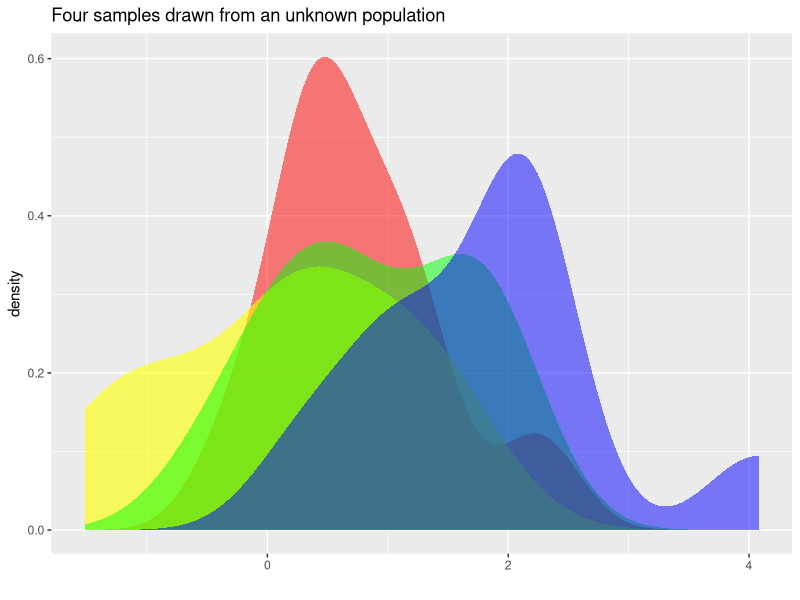
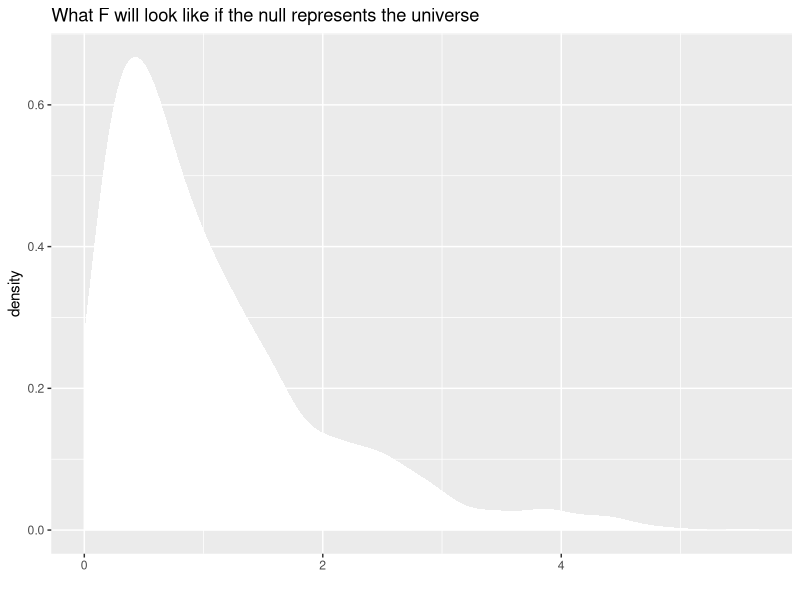
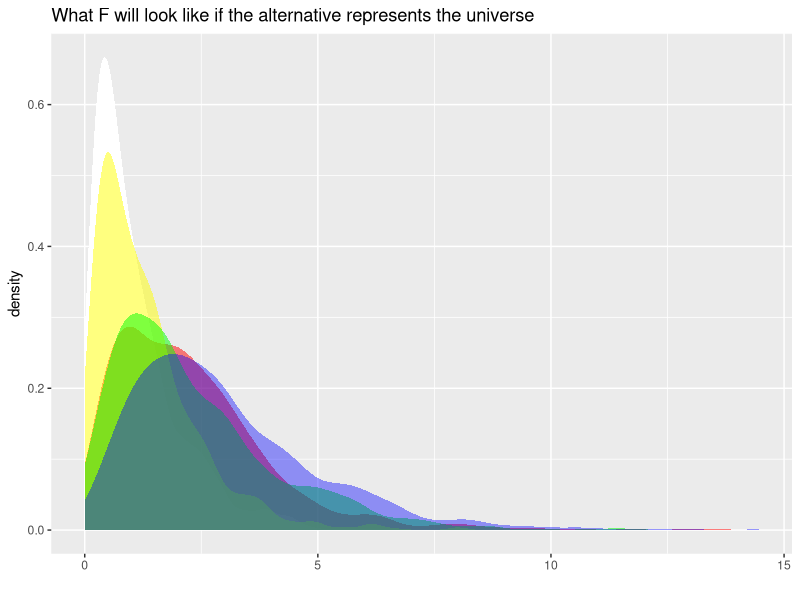

Write R code to recreate these figures, in order.
## ---- chunk 1
options(warn = -1)
library(ggplot2)
data <- data.frame(sample.1 = rnorm(n = 10, mean = 0), 
                   sample.2 = rnorm(n = 10, mean = 0), 
                   sample.3 = rnorm(n = 10, mean = 0.5), 
                   sample.4 = rnorm(n = 10, mean = 2))
distributions <- data.frame(dist.null = rf(1000,3,36), 
                   dist.1 = rf(1000,3,36,ncp = round(mean(data$sample.1)/(sd(data$sample.1)/sqrt(10)),4)), 
                   dist.2 = rf(1000,3,36,ncp = round(mean(data$sample.2)/(sd(data$sample.2)/sqrt(10)),4)), 
                   dist.3 = rf(1000,3,36,ncp = round(mean(data$sample.3)/(sd(data$sample.3)/sqrt(10)),4)), 
                   dist.4 = rf(1000,3,36,ncp = round(mean(data$sample.4)/(sd(data$sample.4)/sqrt(10)),4)))

ggplot(data = data) + 
  stat_density(aes(x = sample.1), fill = 'red', alpha = 0.5) + 
  stat_density(aes(x = sample.2), fill = 'yellow', alpha = 0.6) + 
  stat_density(aes(x = sample.3), fill = 'green', alpha = 0.5) + 
  stat_density(aes(x = sample.4), fill = 'blue', alpha = 0.5) + 
  ggtitle("Four samples drawn from an unknown population") + 
  xlab("") + ylab("density")
## ---- chunk 2
ggplot(data = distributions) + 
  stat_density(aes(x = dist.null), fill = 'white') + 
  ggtitle("What F will look like if the null represents the universe") + 
  xlab("") + ylab("density")
## ---- chunk 3
ggplot(data = distributions) + 
  stat_density(aes(x = dist.null), fill = 'white') + 
  stat_density(aes(x = dist.1), fill = 'red', alpha = 0.5) + 
  stat_density(aes(x = dist.2), fill = 'yellow', alpha = 0.5) + 
  stat_density(aes(x = dist.3), fill = 'green', alpha = 0.5) + 
  stat_density(aes(x = dist.4), fill = 'blue', alpha = 0.4) + 
  ggtitle("What F will look like if the alternative represents the universe") + 
  xlab("") + ylab("density")
